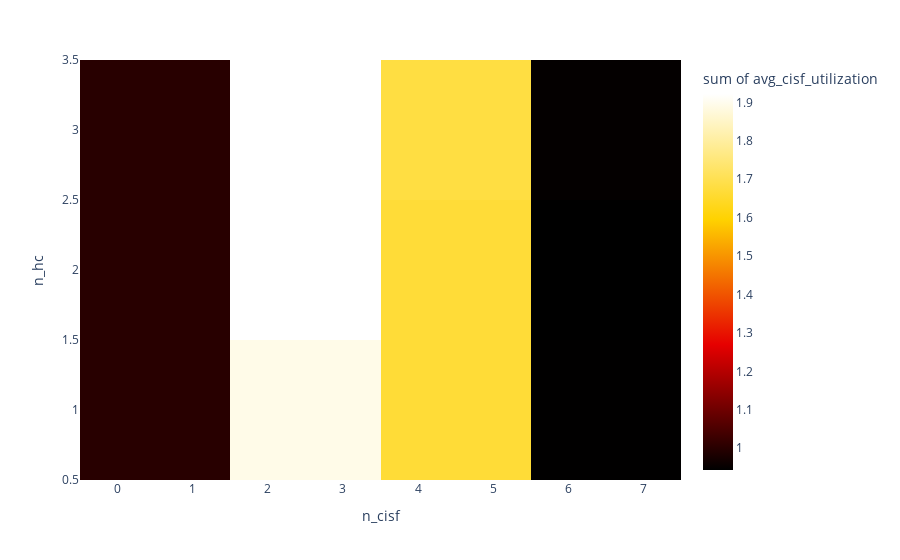

The code cell stored with this chart in its notebook:
### Code cell
px.density_heatmap(scenarios,
          x="n_cisf",
          y="n_hc",
          z="avg_cisf_utilization",
          color_continuous_scale="Hot")

### Figure 1 — Plotly figure (JSON) as saved in the notebook; plotly's stock layout.template omitted (floating-point values rounded to 4 significant figures)
{"data": [{"coloraxis": "coloraxis", "histfunc": "sum", "hovertemplate": "n_cisf=%{x}<br>n_hc=%{y}<br>sum of avg_cisf_utilization=%{z}<extra></extra>", "name": "", "type": "histogram2d", "x": [1, 2, 3, 4, 5, 6, 1, 2, 3, 4, 5, 6, 1, 2, 3, 4, 5, 6], "xaxis": "x", "xbingroup": "x", "y": [1, 1, 1, 1, 1, 1, 2, 2, 2, 2, 2, 2, 3, 3, 3, 3, 3, 3], "yaxis": "y", "ybingroup": "y", "z": [1, 0.935, 0.9567, 0.8325, 0.834, 0.945, 1, 0.965, 0.9567, 0.835, 0.832, 0.9433, 1, 0.965, 0.9567, 0.8375, 0.842, 0.9483]}], "layout": {"coloraxis": {"colorbar": {"title": {"text": "sum of avg_cisf_utilization"}}, "colorscale": [[0, "rgb(0,0,0)"], [0.3333, "rgb(230,0,0)"], [0.6667, "rgb(255,210,0)"], [1, "rgb(255,255,255)"]]}, "legend": {"tracegroupgap": 0}, "margin": {"t": 60}, "xaxis": {"anchor": "y", "domain": [0, 1], "title": {"text": "n_cisf"}}, "yaxis": {"anchor": "x", "domain": [0, 1], "title": {"text": "n_hc"}}}}
